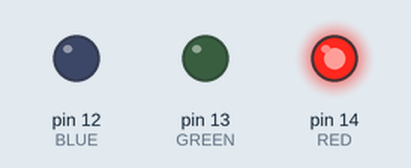
Recording of a program running on a simulated MicroPython board. Parts: output pins drawn as LEDs (lit = HIGH).

Above: at 0.5 s.
At 1.5 s:
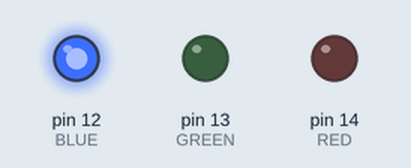
At 2.5 s:
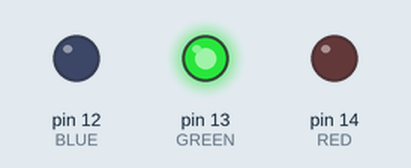
At 3.5 s:
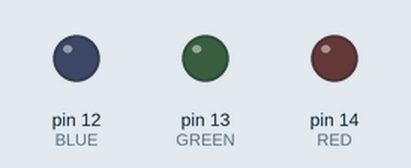
Timing chart, 0 to 5.2 s (numbered marks = the images above):
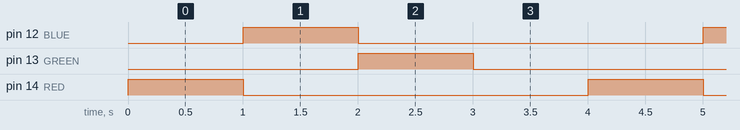

Measured:
- by itself, pin 12 (BLUE), pin 13 (GREEN), pin 14 (RED): alternates HIGH for 1.0 s and LOW for 3.0 s
- by itself, everything shown: repeats every 4.0 s, in 4 steps

The program:

main.py
```python
##############################匯入模組##############################
from machine import Pin
from time import sleep

##############################宣告與設定##############################
RED = Pin(14, Pin.OUT)
BLUE = Pin(12, Pin.OUT)
GREEN = Pin(13, Pin.OUT)

RED.value(1)
BLUE.value(1)
GREEN.value(1)


while True:
    RED.value(1)  # 紅燈亮
    BLUE.value(0)
    GREEN.value(0)
    sleep(1)

    RED.value(0)
    BLUE.value(1)  # 藍燈亮
    GREEN.value(0)
    sleep(1)

    RED.value(0)
    BLUE.value(0)
    GREEN.value(1)  # 綠燈亮
    sleep(1)

    RED.value(0)
    BLUE.value(0)
    GREEN.value(0)  # 全部亮（白光）
    sleep(1)
```
